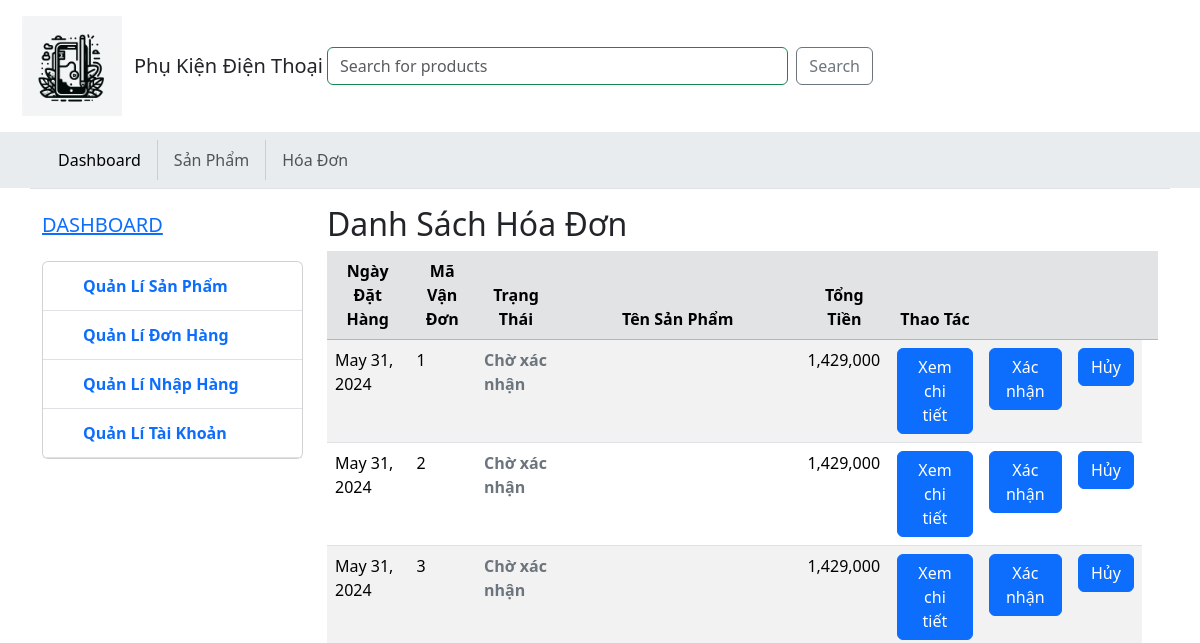
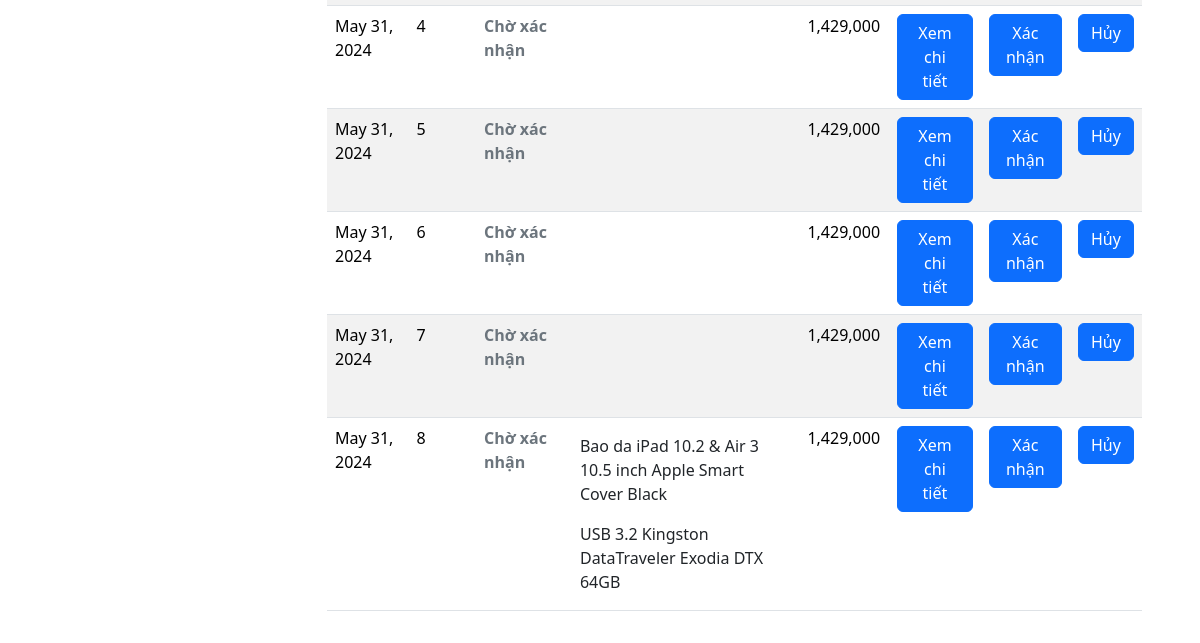
Before: /dashboard/HoaDon with the older database file (2 pictures, top to bottom).
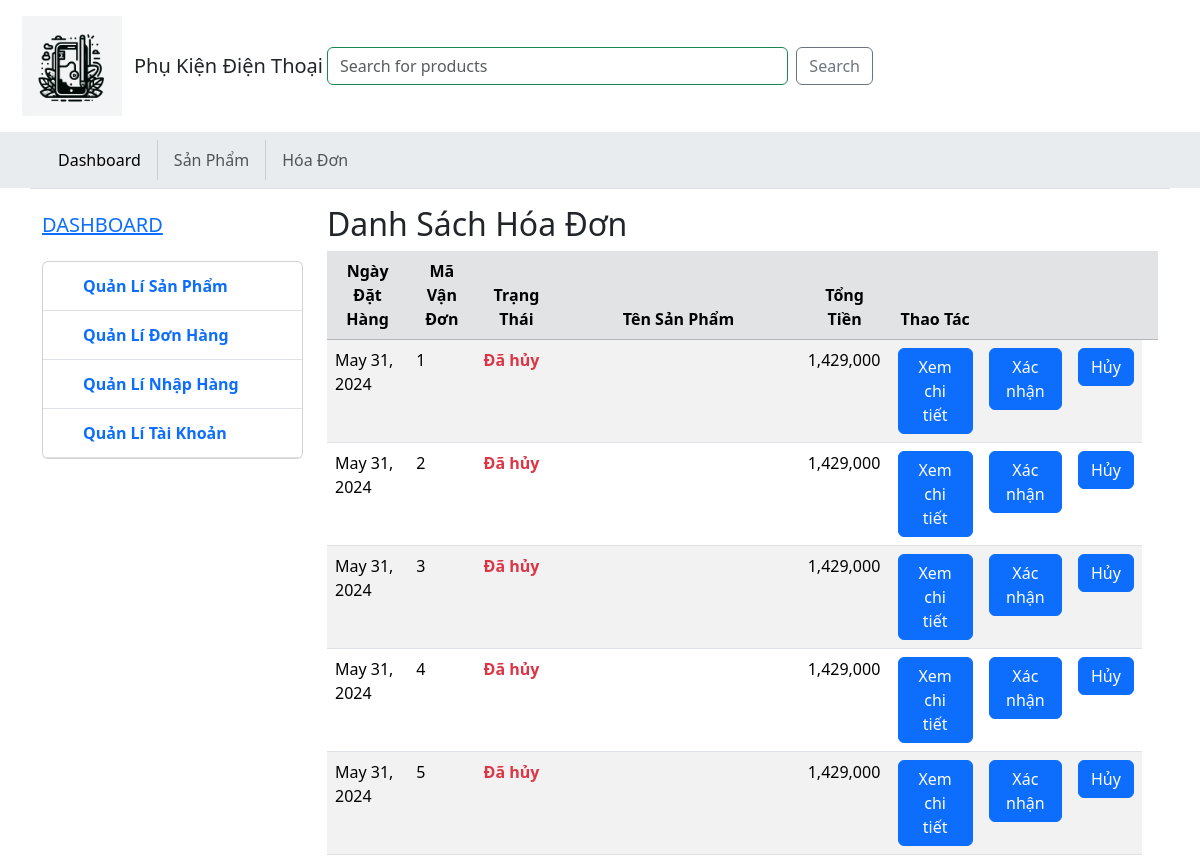
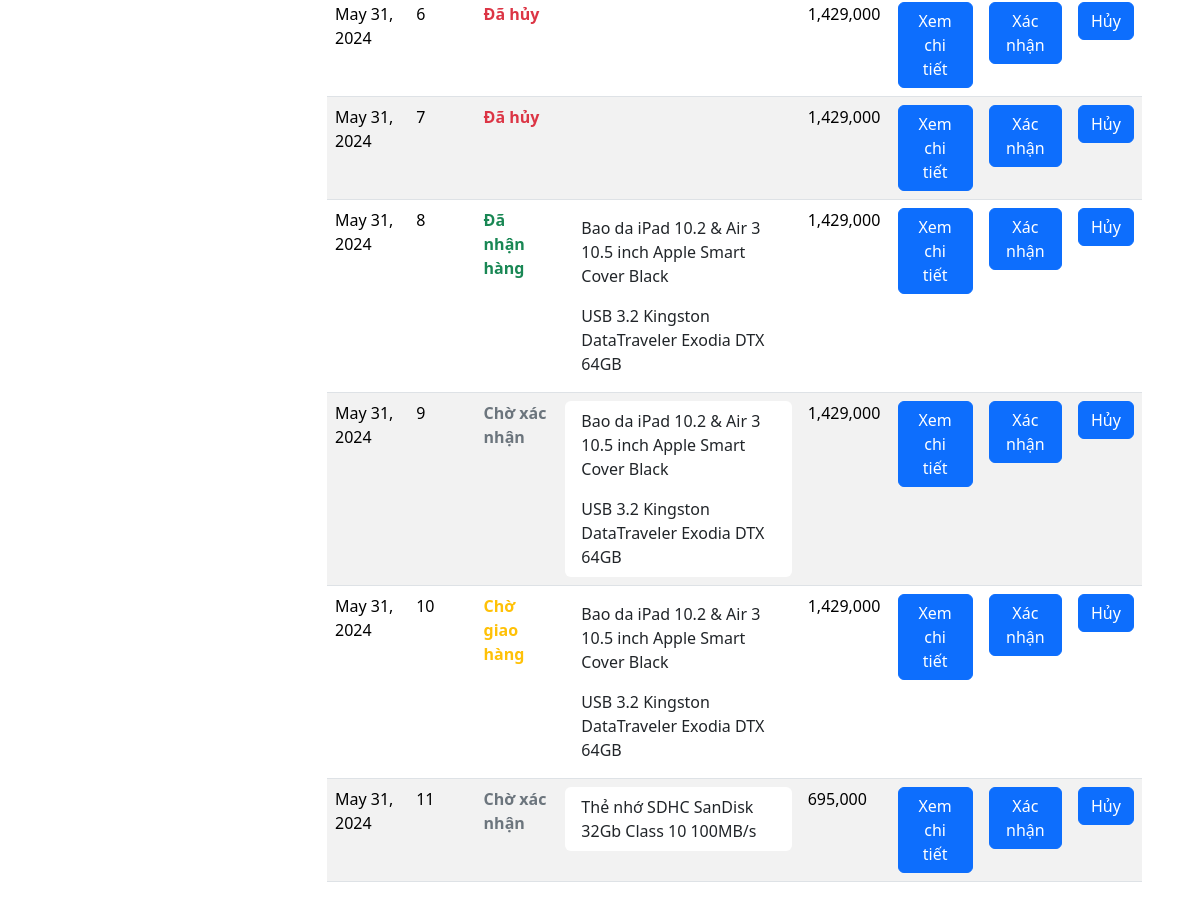
After: the same page with the newer database file (2 pictures, top to bottom).
### account/models.py (models this page shows)
class HoaDon(models.Model):
    MaHD = models.AutoField(primary_key=True)
    NgayLap = models.DateField()
    TongTien = models.IntegerField()
    PhuongThucVanChuyen = models.CharField(max_length=100, default='Giao Nhanh')
    PhiVanChuyen = models.IntegerField(default=0)
    TrangThai = models.CharField(max_length=100, null=True)
    PhuongThucThanhToan = models.CharField(max_length=100, default='COD')
    GhiChu = models.TextField(null=True)
    MaKH = models.ForeignKey(KhachHang, on_delete=models.CASCADE, related_name='KhachHang_HoaDon')

class ChiTietHD(models.Model):
    MaCTHD = models.AutoField(primary_key=True)
    MaHD = models.ForeignKey(HoaDon, on_delete=models.CASCADE, related_name='HoaDon_ChiTietHD')
    MaSP = models.ForeignKey(SanPham, on_delete=models.CASCADE, related_name='SanPham_ChiTietHD')
    SoLuong = models.IntegerField()
    ThanhTien = models.IntegerField()

### products/models.py (models this page shows)
class SanPham(models.Model):
    TenSP = models.CharField(max_length=255)
    Soluong = models.IntegerField()
    GiaNhap = models.IntegerField()
    GiaBan = models.IntegerField()
    MaLoai = models.ForeignKey(LoaiSP, on_delete=models.CASCADE)
    MaNCC = models.ForeignKey(NhaCungCap, on_delete=models.CASCADE)
    Mota = models.TextField()
    TrangThai = models.BooleanField(default=True)
    Anh = models.ImageField(upload_to='img', blank=True, null=True, default= None)
    TenThietBi = models.CharField(max_length=255)

### dashboard/views.py (the view)
# urls.py: path('HoaDon', views.list_HoaDon, name='HoaDon'),
def list_HoaDon(request):
    chiTietHD = ChiTietHD.objects.all()
    invoices = HoaDon.objects.all()
    data = {
        'hoaDonLST': invoices,
        'chiTietHD': chiTietHD,
    }
    return render(request, 'page/HoaDon.html', data)

### dashboard/templates/page/HoaDon.html (shortened to what this page needs)
{% extends "pages/layout.html" %} {% block title %} Thể Loại {% endblock %}  {%block content %}
<div class="col-9 my-3" >
    <h2>Danh Sách Hóa Đơn</h2>
    <table class="table table-striped">
        <thead>
            <tr class="table-secondary">
                <th scope="col" class="text-center text-capitalize">Ngày đặt hàng</th>
                <th scope="col" class="text-center text-capitalize">Mã vận đơn</th>
                <th scope="col" class="text-center text-capitalize">Trạng Thái</th>
                <th scope="col" class="text-center text-capitalize">Tên sản phẩm</th>
                <th scope="col" class="text-center text-capitalize">Tổng tiền</th>
                <th scope="col" class="text-center text-capitalize">Thao tác</th>
                <th></th>
                <th></th>
                <th></th>
            </tr>
        </thead>
        <tbody>
            {% for hoaDon in hoaDonLST %}
            <tr>
                <td>{{ hoaDon.NgayLap}}</td>
                <td>{{ hoaDon.MaHD }}</td>
                <td>
                    {% load humanize %}
                    {% if hoaDon.TrangThai == 'pending'%}
                        <p class="text-secondary fw-bold">Chờ xác nhận</p>
                    {% elif hoaDon.TrangThai == 'processing'%}
                         <p class="text-warning fw-bold">Chờ giao hàng</p>
                    {% elif hoaDon.TrangThai == 'completed'%}
                         <p class="text-success fw-bold">Đã nhận hàng</p>
                    {% elif hoaDon.TrangThai == 'cancel'%}
                        <p class="text-danger fw-bold">Đã hủy</p>
                   {% endif %}
                </td>
                <td>
                    <ul class="list-group">
                        {% for chiTiet in chiTietHD %}
                            {% if chiTiet.MaHD == hoaDon %}
                        <li class="list-group-item border-0">{{ chiTiet.MaSP.TenSP }}</li>
                            {% endif %}
                        {% endfor %}
                    </ul>
                </td>
                {% load humanize %}
                <td>{{ hoaDon.TongTien|floatformat:"0"|intcomma }}</td>
                <td>
                    <a class="btn btn-primary" href="/dashboard/XemCT_HD/{{hoaDon.MaHD}}">Xem chi tiết</a>
                </td>
                <td>
                    <a class="btn btn-primary" href="/dashboard/XacNhan/{{hoaDon.MaHD}}">Xác nhận</a>
                </td>
                <td>
                    <a class="btn btn-primary" href="/dashboard/Huy/{{hoaDon.MaHD}}">Hủy     </a>
                </td>
            </tr>
            {% endfor %}
        </tbody>
    </table>
</div>
{% endblock %}

Changed rows visible on the page:
changed HoaDon id 1: TrangThai "Chờ xác nhận" → "Đã hủy"
changed HoaDon id 2: TrangThai "Chờ xác nhận" → "Đã hủy"
changed HoaDon id 3: TrangThai "Chờ xác nhận" → "Đã hủy"
changed HoaDon id 4: TrangThai "Chờ xác nhận" → "Đã hủy"
changed HoaDon id 5: TrangThai "Chờ xác nhận" → "Đã hủy"
changed HoaDon id 6: TrangThai "Chờ xác nhận" → "Đã hủy"
changed HoaDon id 7: TrangThai "Chờ xác nhận" → "Đã hủy"
changed HoaDon id 8: TrangThai "Chờ xác nhận" → "Đã nhận hàng"
added HoaDon: NgayLap "May 31, 2024", MaHD "9", TrangThai "Chờ xác nhận", TongTien "1,429,000"
added ChiTietHD: MaSP.TenSP "Bao da iPad 10.2 & Air 3 10.5 inch Apple Smart Cover Black", shown under "May 31, 2024"
added ChiTietHD: MaSP.TenSP "USB 3.2 Kingston DataTraveler Exodia DTX 64GB", shown under "May 31, 2024"
added HoaDon: NgayLap "May 31, 2024", MaHD "10", TrangThai "Chờ giao hàng", TongTien "1,429,000"
added ChiTietHD: MaSP.TenSP "Bao da iPad 10.2 & Air 3 10.5 inch Apple Smart Cover Black", shown under "May 31, 2024"
added ChiTietHD: MaSP.TenSP "USB 3.2 Kingston DataTraveler Exodia DTX 64GB", shown under "May 31, 2024"
added HoaDon: NgayLap "May 31, 2024", MaHD "11", TrangThai "Chờ xác nhận", TongTien "695,000"
added ChiTietHD: MaSP.TenSP "Thẻ nhớ SDHC SanDisk 32Gb Class 10 100MB/s", shown under "May 31, 2024"
